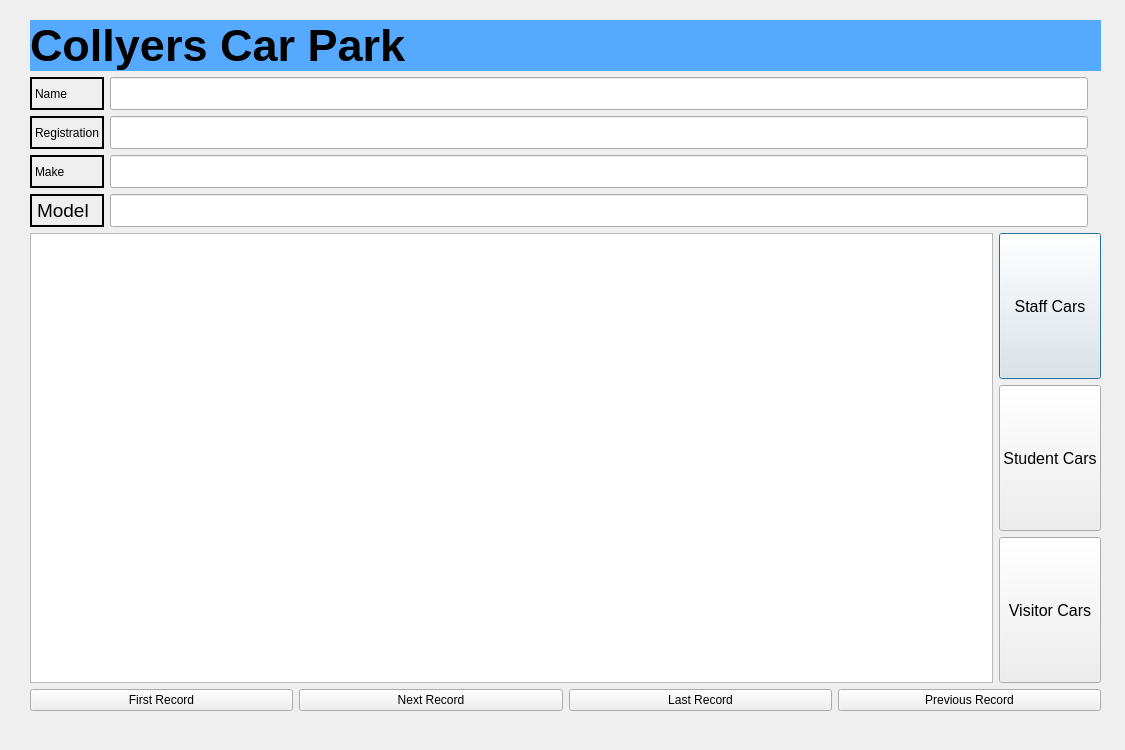
<?xml version="1.0" encoding="UTF-8"?>
<ui version="4.0">
 <class>Dialog</class>
 <widget class="QDialog" name="Dialog">
  <property name="geometry">
   <rect>
    <x>0</x>
    <y>0</y>
    <width>1125</width>
    <height>750</height>
   </rect>
  </property>
  <property name="minimumSize">
   <size>
    <width>1125</width>
    <height>750</height>
   </size>
  </property>
  <property name="maximumSize">
   <size>
    <width>1125</width>
    <height>750</height>
   </size>
  </property>
  <property name="windowTitle">
   <string>Dialog</string>
  </property>
  <widget class="QWidget" name="layoutWidget">
   <property name="geometry">
    <rect>
     <x>30</x>
     <y>20</y>
     <width>1071</width>
     <height>691</height>
    </rect>
   </property>
   <layout class="QGridLayout" name="MAINGRID">
    <item row="2" column="0" colspan="3">
     <layout class="QHBoxLayout" name="SIDEBUTTONSANDTABLE">
      <item>
       <widget class="QTableView" name="DETAILTABLE"/>
      </item>
      <item>
       <layout class="QVBoxLayout" name="SIDEBUTTONS">
        <item>
         <widget class="QPushButton" name="STUDENTCARS">
          <property name="sizePolicy">
           <sizepolicy hsizetype="Minimum" vsizetype="Minimum">
            <horstretch>0</horstretch>
            <verstretch>0</verstretch>
           </sizepolicy>
          </property>
          <property name="font">
           <font>
            <pointsize>12</pointsize>
           </font>
          </property>
          <property name="text">
           <string>Staff Cars</string>
          </property>
         </widget>
        </item>
        <item>
         <widget class="QPushButton" name="VISITORCARS">
          <property name="sizePolicy">
           <sizepolicy hsizetype="Minimum" vsizetype="Minimum">
            <horstretch>0</horstretch>
            <verstretch>0</verstretch>
           </sizepolicy>
          </property>
          <property name="font">
           <font>
            <pointsize>12</pointsize>
           </font>
          </property>
          <property name="text">
           <string>Student Cars</string>
          </property>
         </widget>
        </item>
        <item>
         <widget class="QPushButton" name="STAFFCARS">
          <property name="sizePolicy">
           <sizepolicy hsizetype="Minimum" vsizetype="Minimum">
            <horstretch>0</horstretch>
            <verstretch>0</verstretch>
           </sizepolicy>
          </property>
          <property name="font">
           <font>
            <pointsize>12</pointsize>
           </font>
          </property>
          <property name="text">
           <string>Visitor Cars</string>
          </property>
         </widget>
        </item>
       </layout>
      </item>
     </layout>
    </item>
    <item row="3" column="0" colspan="3">
     <layout class="QHBoxLayout" name="BUTTONS">
      <item>
       <widget class="QPushButton" name="FIRSTRECORD">
        <property name="sizePolicy">
         <sizepolicy hsizetype="Minimum" vsizetype="Minimum">
          <horstretch>0</horstretch>
          <verstretch>0</verstretch>
         </sizepolicy>
        </property>
        <property name="text">
         <string>First Record</string>
        </property>
       </widget>
      </item>
      <item>
       <widget class="QPushButton" name="NEXTRECORD">
        <property name="sizePolicy">
         <sizepolicy hsizetype="Minimum" vsizetype="Minimum">
          <horstretch>0</horstretch>
          <verstretch>0</verstretch>
         </sizepolicy>
        </property>
        <property name="text">
         <string>Next Record</string>
        </property>
       </widget>
      </item>
      <item>
       <widget class="QPushButton" name="LASTRECORD">
        <property name="sizePolicy">
         <sizepolicy hsizetype="Minimum" vsizetype="Minimum">
          <horstretch>0</horstretch>
          <verstretch>0</verstretch>
         </sizepolicy>
        </property>
        <property name="text">
         <string>Last Record</string>
        </property>
       </widget>
      </item>
      <item>
       <widget class="QPushButton" name="PREVIOUSRECORD">
        <property name="sizePolicy">
         <sizepolicy hsizetype="Minimum" vsizetype="Minimum">
          <horstretch>0</horstretch>
          <verstretch>0</verstretch>
         </sizepolicy>
        </property>
        <property name="text">
         <string>Previous Record</string>
        </property>
       </widget>
      </item>
     </layout>
    </item>
    <item row="0" column="0" colspan="3">
     <widget class="QLabel" name="TITLE">
      <property name="palette">
       <palette>
        <active>
         <colorrole role="WindowText">
          <brush brushstyle="SolidPattern">
           <color alpha="255">
            <red>0</red>
            <green>0</green>
            <blue>0</blue>
           </color>
          </brush>
         </colorrole>
         <colorrole role="Button">
          <brush brushstyle="SolidPattern">
           <color alpha="255">
            <red>85</red>
            <green>170</green>
            <blue>255</blue>
           </color>
          </brush>
         </colorrole>
         <colorrole role="Light">
          <brush brushstyle="SolidPattern">
           <color alpha="255">
            <red>213</red>
            <green>234</green>
            <blue>255</blue>
           </color>
          </brush>
         </colorrole>
         <colorrole role="Midlight">
          <brush brushstyle="SolidPattern">
           <color alpha="255">
            <red>149</red>
            <green>202</green>
            <blue>255</blue>
           </color>
          </brush>
         </colorrole>
         <colorrole role="Dark">
          <brush brushstyle="SolidPattern">
           <color alpha="255">
            <red>42</red>
            <green>85</green>
            <blue>127</blue>
           </color>
          </brush>
         </colorrole>
         <colorrole role="Mid">
          <brush brushstyle="SolidPattern">
           <color alpha="255">
            <red>56</red>
            <green>113</green>
            <blue>170</blue>
           </color>
          </brush>
         </colorrole>
         <colorrole role="Text">
          <brush brushstyle="SolidPattern">
           <color alpha="255">
            <red>255</red>
            <green>255</green>
            <blue>255</blue>
           </color>
          </brush>
         </colorrole>
         <colorrole role="BrightText">
          <brush brushstyle="SolidPattern">
           <color alpha="255">
            <red>255</red>
            <green>255</green>
            <blue>255</blue>
           </color>
          </brush>
         </colorrole>
         <colorrole role="ButtonText">
          <brush brushstyle="SolidPattern">
           <color alpha="255">
            <red>255</red>
            <green>255</green>
            <blue>255</blue>
           </color>
          </brush>
         </colorrole>
         <colorrole role="Base">
          <brush brushstyle="SolidPattern">
           <color alpha="255">
            <red>255</red>
            <green>255</green>
            <blue>255</blue>
           </color>
          </brush>
         </colorrole>
         <colorrole role="Window">
          <brush brushstyle="SolidPattern">
           <color alpha="255">
            <red>85</red>
            <green>170</green>
            <blue>255</blue>
           </color>
          </brush>
         </colorrole>
         <colorrole role="Shadow">
          <brush brushstyle="SolidPattern">
           <color alpha="255">
            <red>0</red>
            <green>0</green>
            <blue>0</blue>
           </color>
          </brush>
         </colorrole>
         <colorrole role="AlternateBase">
          <brush brushstyle="SolidPattern">
           <color alpha="255">
            <red>170</red>
            <green>212</green>
            <blue>255</blue>
           </color>
          </brush>
         </colorrole>
         <colorrole role="ToolTipBase">
          <brush brushstyle="SolidPattern">
           <color alpha="255">
            <red>255</red>
            <green>255</green>
            <blue>220</blue>
           </color>
          </brush>
         </colorrole>
         <colorrole role="ToolTipText">
          <brush brushstyle="SolidPattern">
           <color alpha="255">
            <red>0</red>
            <green>0</green>
            <blue>0</blue>
           </color>
          </brush>
         </colorrole>
        </active>
        <inactive>
         <colorrole role="WindowText">
          <brush brushstyle="SolidPattern">
           <color alpha="255">
            <red>0</red>
            <green>0</green>
            <blue>0</blue>
           </color>
          </brush>
         </colorrole>
         <colorrole role="Button">
          <brush brushstyle="SolidPattern">
           <color alpha="255">
            <red>85</red>
            <green>170</green>
            <blue>255</blue>
           </color>
          </brush>
         </colorrole>
         <colorrole role="Light">
          <brush brushstyle="SolidPattern">
           <color alpha="255">
            <red>213</red>
            <green>234</green>
            <blue>255</blue>
           </color>
          </brush>
         </colorrole>
         <colorrole role="Midlight">
          <brush brushstyle="SolidPattern">
           <color alpha="255">
            <red>149</red>
            <green>202</green>
            <blue>255</blue>
           </color>
          </brush>
         </colorrole>
         <colorrole role="Dark">
          <brush brushstyle="SolidPattern">
           <color alpha="255">
            <red>42</red>
            <green>85</green>
            <blue>127</blue>
           </color>
          </brush>
         </colorrole>
         <colorrole role="Mid">
          <brush brushstyle="SolidPattern">
           <color alpha="255">
            <red>56</red>
            <green>113</green>
            <blue>170</blue>
           </color>
          </brush>
         </colorrole>
         <colorrole role="Text">
          <brush brushstyle="SolidPattern">
           <color alpha="255">
            <red>255</red>
            <green>255</green>
            <blue>255</blue>
           </color>
          </brush>
         </colorrole>
         <colorrole role="BrightText">
          <brush brushstyle="SolidPattern">
           <color alpha="255">
            <red>255</red>
            <green>255</green>
            <blue>255</blue>
           </color>
          </brush>
         </colorrole>
         <colorrole role="ButtonText">
          <brush brushstyle="SolidPattern">
           <color alpha="255">
            <red>255</red>
            <green>255</green>
            <blue>255</blue>
           </color>
          </brush>
         </colorrole>
         <colorrole role="Base">
          <brush brushstyle="SolidPattern">
           <color alpha="255">
            <red>255</red>
            <green>255</green>
            <blue>255</blue>
           </color>
          </brush>
         </colorrole>
         <colorrole role="Window">
          <brush brushstyle="SolidPattern">
           <color alpha="255">
            <red>85</red>
            <green>170</green>
            <blue>255</blue>
           </color>
          </brush>
         </colorrole>
         <colorrole role="Shadow">
          <brush brushstyle="SolidPattern">
           <color alpha="255">
            <red>0</red>
            <green>0</green>
            <blue>0</blue>
           </color>
          </brush>
         </colorrole>
         <colorrole role="AlternateBase">
          <brush brushstyle="SolidPattern">
           <color alpha="255">
            <red>170</red>
            <green>212</green>
            <blue>255</blue>
           </color>
          </brush>
         </colorrole>
         <colorrole role="ToolTipBase">
          <brush brushstyle="SolidPattern">
           <color alpha="255">
            <red>255</red>
            <green>255</green>
            <blue>220</blue>
           </color>
          </brush>
         </colorrole>
         <colorrole role="ToolTipText">
          <brush brushstyle="SolidPattern">
           <color alpha="255">
            <red>0</red>
            <green>0</green>
            <blue>0</blue>
           </color>
          </brush>
         </colorrole>
        </inactive>
        <disabled>
         <colorrole role="WindowText">
          <brush brushstyle="SolidPattern">
           <color alpha="255">
            <red>42</red>
            <green>85</green>
            <blue>127</blue>
           </color>
          </brush>
         </colorrole>
         <colorrole role="Button">
          <brush brushstyle="SolidPattern">
           <color alpha="255">
            <red>85</red>
            <green>170</green>
            <blue>255</blue>
           </color>
          </brush>
         </colorrole>
         <colorrole role="Light">
          <brush brushstyle="SolidPattern">
           <color alpha="255">
            <red>213</red>
            <green>234</green>
            <blue>255</blue>
           </color>
          </brush>
         </colorrole>
         <colorrole role="Midlight">
          <brush brushstyle="SolidPattern">
           <color alpha="255">
            <red>149</red>
            <green>202</green>
            <blue>255</blue>
           </color>
          </brush>
         </colorrole>
         <colorrole role="Dark">
          <brush brushstyle="SolidPattern">
           <color alpha="255">
            <red>42</red>
            <green>85</green>
            <blue>127</blue>
           </color>
          </brush>
         </colorrole>
         <colorrole role="Mid">
          <brush brushstyle="SolidPattern">
           <color alpha="255">
            <red>56</red>
            <green>113</green>
            <blue>170</blue>
           </color>
          </brush>
         </colorrole>
         <colorrole role="Text">
          <brush brushstyle="SolidPattern">
           <color alpha="255">
            <red>42</red>
            <green>85</green>
            <blue>127</blue>
           </color>
          </brush>
         </colorrole>
         <colorrole role="BrightText">
          <brush brushstyle="SolidPattern">
           <color alpha="255">
            <red>255</red>
            <green>255</green>
            <blue>255</blue>
           </color>
          </brush>
         </colorrole>
         <colorrole role="ButtonText">
          <brush brushstyle="SolidPattern">
           <color alpha="255">
            <red>42</red>
            <green>85</green>
            <blue>127</blue>
           </color>
          </brush>
         </colorrole>
         <colorrole role="Base">
          <brush brushstyle="SolidPattern">
           <color alpha="255">
            <red>85</red>
            <green>170</green>
            <blue>255</blue>
           </color>
          </brush>
         </colorrole>
         <colorrole role="Window">
          <brush brushstyle="SolidPattern">
           <color alpha="255">
            <red>85</red>
            <green>170</green>
            <blue>255</blue>
           </color>
          </brush>
         </colorrole>
         <colorrole role="Shadow">
          <brush brushstyle="SolidPattern">
           <color alpha="255">
            <red>0</red>
            <green>0</green>
            <blue>0</blue>
           </color>
          </brush>
         </colorrole>
         <colorrole role="AlternateBase">
          <brush brushstyle="SolidPattern">
           <color alpha="255">
            <red>85</red>
            <green>170</green>
            <blue>255</blue>
           </color>
          </brush>
         </colorrole>
         <colorrole role="ToolTipBase">
          <brush brushstyle="SolidPattern">
           <color alpha="255">
            <red>255</red>
            <green>255</green>
            <blue>220</blue>
           </color>
          </brush>
         </colorrole>
         <colorrole role="ToolTipText">
          <brush brushstyle="SolidPattern">
           <color alpha="255">
            <red>0</red>
            <green>0</green>
            <blue>0</blue>
           </color>
          </brush>
         </colorrole>
        </disabled>
       </palette>
      </property>
      <property name="font">
       <font>
        <pointsize>34</pointsize>
        <weight>75</weight>
        <bold>true</bold>
       </font>
      </property>
      <property name="autoFillBackground">
       <bool>true</bool>
      </property>
      <property name="text">
       <string>Collyers Car Park</string>
      </property>
     </widget>
    </item>
    <item row="1" column="1">
     <layout class="QVBoxLayout" name="INPUTLABELS">
      <item>
       <widget class="QLineEdit" name="NAMEINPUT">
        <property name="sizePolicy">
         <sizepolicy hsizetype="Expanding" vsizetype="Preferred">
          <horstretch>0</horstretch>
          <verstretch>0</verstretch>
         </sizepolicy>
        </property>
        <property name="baseSize">
         <size>
          <width>0</width>
          <height>0</height>
         </size>
        </property>
        <property name="font">
         <font>
          <pointsize>16</pointsize>
          <weight>50</weight>
          <bold>false</bold>
         </font>
        </property>
        <property name="autoFillBackground">
         <bool>false</bool>
        </property>
        <property name="text">
         <string/>
        </property>
        <property name="frame">
         <bool>true</bool>
        </property>
       </widget>
      </item>
      <item>
       <widget class="QLineEdit" name="REGISTRATIONINPUT">
        <property name="sizePolicy">
         <sizepolicy hsizetype="Expanding" vsizetype="Preferred">
          <horstretch>0</horstretch>
          <verstretch>0</verstretch>
         </sizepolicy>
        </property>
        <property name="baseSize">
         <size>
          <width>0</width>
          <height>0</height>
         </size>
        </property>
        <property name="font">
         <font>
          <pointsize>16</pointsize>
          <weight>50</weight>
          <bold>false</bold>
         </font>
        </property>
        <property name="autoFillBackground">
         <bool>false</bool>
        </property>
        <property name="frame">
         <bool>true</bool>
        </property>
       </widget>
      </item>
      <item>
       <widget class="QLineEdit" name="MAKEINPUT">
        <property name="sizePolicy">
         <sizepolicy hsizetype="Expanding" vsizetype="Preferred">
          <horstretch>0</horstretch>
          <verstretch>0</verstretch>
         </sizepolicy>
        </property>
        <property name="baseSize">
         <size>
          <width>0</width>
          <height>0</height>
         </size>
        </property>
        <property name="font">
         <font>
          <pointsize>16</pointsize>
          <weight>50</weight>
          <bold>false</bold>
         </font>
        </property>
        <property name="autoFillBackground">
         <bool>false</bool>
        </property>
        <property name="frame">
         <bool>true</bool>
        </property>
       </widget>
      </item>
      <item>
       <widget class="QLineEdit" name="MODELINPUT">
        <property name="sizePolicy">
         <sizepolicy hsizetype="Expanding" vsizetype="Preferred">
          <horstretch>0</horstretch>
          <verstretch>0</verstretch>
         </sizepolicy>
        </property>
        <property name="baseSize">
         <size>
          <width>0</width>
          <height>0</height>
         </size>
        </property>
        <property name="font">
         <font>
          <pointsize>16</pointsize>
          <weight>50</weight>
          <bold>false</bold>
         </font>
        </property>
        <property name="autoFillBackground">
         <bool>false</bool>
        </property>
        <property name="frame">
         <bool>true</bool>
        </property>
       </widget>
      </item>
     </layout>
    </item>
    <item row="1" column="0">
     <layout class="QVBoxLayout" name="INFOLABELS">
      <item>
       <widget class="QLabel" name="NAMELABEL">
        <property name="sizePolicy">
         <sizepolicy hsizetype="Preferred" vsizetype="Preferred">
          <horstretch>0</horstretch>
          <verstretch>0</verstretch>
         </sizepolicy>
        </property>
        <property name="autoFillBackground">
         <bool>false</bool>
        </property>
        <property name="frameShape">
         <enum>QFrame::WinPanel</enum>
        </property>
        <property name="text">
         <string>Name</string>
        </property>
        <property name="margin">
         <number>0</number>
        </property>
       </widget>
      </item>
      <item>
       <widget class="QLabel" name="REGISTRATIONLABEL">
        <property name="sizePolicy">
         <sizepolicy hsizetype="Preferred" vsizetype="Preferred">
          <horstretch>0</horstretch>
          <verstretch>0</verstretch>
         </sizepolicy>
        </property>
        <property name="autoFillBackground">
         <bool>false</bool>
        </property>
        <property name="frameShape">
         <enum>QFrame::WinPanel</enum>
        </property>
        <property name="text">
         <string>Registration</string>
        </property>
        <property name="margin">
         <number>0</number>
        </property>
       </widget>
      </item>
      <item>
       <widget class="QLabel" name="MAKELABEL">
        <property name="sizePolicy">
         <sizepolicy hsizetype="Preferred" vsizetype="Preferred">
          <horstretch>0</horstretch>
          <verstretch>0</verstretch>
         </sizepolicy>
        </property>
        <property name="autoFillBackground">
         <bool>false</bool>
        </property>
        <property name="frameShape">
         <enum>QFrame::WinPanel</enum>
        </property>
        <property name="text">
         <string>Make</string>
        </property>
        <property name="margin">
         <number>0</number>
        </property>
       </widget>
      </item>
      <item>
       <widget class="QLabel" name="MODELABEL">
        <property name="sizePolicy">
         <sizepolicy hsizetype="Preferred" vsizetype="Preferred">
          <horstretch>0</horstretch>
          <verstretch>0</verstretch>
         </sizepolicy>
        </property>
        <property name="font">
         <font>
          <pointsize>14</pointsize>
          <weight>50</weight>
          <bold>false</bold>
         </font>
        </property>
        <property name="autoFillBackground">
         <bool>false</bool>
        </property>
        <property name="frameShape">
         <enum>QFrame::WinPanel</enum>
        </property>
        <property name="text">
         <string>Model</string>
        </property>
        <property name="margin">
         <number>0</number>
        </property>
       </widget>
      </item>
     </layout>
    </item>
    <item row="1" column="2">
     <widget class="QLabel" name="IMAGE">
      <property name="text">
       <string/>
      </property>
      <property name="pixmap">
       <pixmap>../Pictures/Saved Pictures/66u46ummrnp21.png</pixmap>
      </property>
     </widget>
    </item>
   </layout>
  </widget>
 </widget>
 <resources/>
 <connections/>
</ui>
